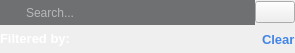
<?xml version="1.0" encoding="UTF-8"?>
<ui version="4.0">
 <class>FilteredSearchWidget</class>
 <widget class="QWidget" name="FilteredSearchWidget">
  <property name="geometry">
   <rect>
    <x>0</x>
    <y>0</y>
    <width>295</width>
    <height>53</height>
   </rect>
  </property>
  <property name="windowTitle">
   <string>Form</string>
  </property>
  <layout class="QVBoxLayout" name="verticalLayout_2">
   <property name="spacing">
    <number>0</number>
   </property>
   <property name="leftMargin">
    <number>0</number>
   </property>
   <property name="topMargin">
    <number>0</number>
   </property>
   <property name="rightMargin">
    <number>0</number>
   </property>
   <property name="bottomMargin">
    <number>0</number>
   </property>
   <item>
    <layout class="QHBoxLayout" name="horizontalLayout_2">
     <property name="spacing">
      <number>0</number>
     </property>
     <item>
      <widget class="QLineEdit" name="textSearch">
       <property name="sizePolicy">
        <sizepolicy hsizetype="Expanding" vsizetype="Fixed">
         <horstretch>0</horstretch>
         <verstretch>0</verstretch>
        </sizepolicy>
       </property>
       <property name="minimumSize">
        <size>
         <width>0</width>
         <height>25</height>
        </size>
       </property>
       <property name="styleSheet">
        <string notr="true">selection-background-color: rgb(233, 99, 0);
background: #6e7071;
background-image: url(:/stylesheet/img/search.png);
background-repeat: no-repeat;
background-position: left;
padding: 2 2 2 24;
color: rgb(255, 255, 255);</string>
       </property>
       <property name="inputMask">
        <string/>
       </property>
       <property name="text">
        <string/>
       </property>
       <property name="frame">
        <bool>false</bool>
       </property>
       <property name="placeholderText">
        <string>Search...</string>
       </property>
      </widget>
     </item>
     <item>
      <widget class="QPushButton" name="buttonClearFilter">
       <property name="sizePolicy">
        <sizepolicy hsizetype="Minimum" vsizetype="Minimum">
         <horstretch>0</horstretch>
         <verstretch>0</verstretch>
        </sizepolicy>
       </property>
       <property name="maximumSize">
        <size>
         <width>16777215</width>
         <height>25</height>
        </size>
       </property>
       <property name="styleSheet">
        <string notr="true">border: none; 
background: #6e7071;</string>
       </property>
       <property name="text">
        <string/>
       </property>
       <property name="icon">
        <iconset resource="resources.qrc">
         <normaloff>:/stylesheet/img/titlebar/titlebar_close.png</normaloff>:/stylesheet/img/titlebar/titlebar_close.png</iconset>
       </property>
       <property name="flat">
        <bool>false</bool>
       </property>
      </widget>
     </item>
     <item>
      <widget class="QPushButton" name="assetTypeSelector">
       <property name="icon">
        <iconset resource="resources.qrc">
         <normaloff>:/stylesheet/img/filter.png</normaloff>:/stylesheet/img/filter.png</iconset>
       </property>
       <property name="iconSize">
        <size>
         <width>25</width>
         <height>21</height>
        </size>
       </property>
      </widget>
     </item>
    </layout>
   </item>
   <item>
    <widget class="QWidget" name="filteredParent" native="true">
     <layout class="QVBoxLayout" name="verticalLayout">
      <property name="leftMargin">
       <number>0</number>
      </property>
      <property name="topMargin">
       <number>0</number>
      </property>
      <property name="rightMargin">
       <number>0</number>
      </property>
      <property name="bottomMargin">
       <number>0</number>
      </property>
      <item>
       <layout class="QHBoxLayout" name="horizontalLayout">
        <item>
         <widget class="QLabel" name="label">
          <property name="font">
           <font>
            <pointsize>10</pointsize>
            <weight>75</weight>
            <bold>true</bold>
           </font>
          </property>
          <property name="styleSheet">
           <string notr="true">color: white;</string>
          </property>
          <property name="text">
           <string>&lt;b&gt;Filtered by:&lt;/b&gt;</string>
          </property>
         </widget>
        </item>
        <item>
         <widget class="QWidget" name="filteredLayout" native="true">
          <property name="sizePolicy">
           <sizepolicy hsizetype="Expanding" vsizetype="Preferred">
            <horstretch>0</horstretch>
            <verstretch>0</verstretch>
           </sizepolicy>
          </property>
         </widget>
        </item>
        <item>
         <widget class="AzToolsFramework::QBetterLabel" name="clearLabel">
          <property name="font">
           <font>
            <pointsize>10</pointsize>
            <weight>75</weight>
            <bold>true</bold>
           </font>
          </property>
          <property name="styleSheet">
           <string notr="true">QLabel
{
    color: rgb(66, 133, 234);
}

QLabel:hover
{
    color: rgb(145, 189, 255);
}</string>
          </property>
          <property name="text">
           <string>Clear</string>
          </property>
         </widget>
        </item>
       </layout>
      </item>
     </layout>
    </widget>
   </item>
  </layout>
 </widget>
 <customwidgets>
  <customwidget>
   <class>AzToolsFramework::QBetterLabel</class>
   <extends>QLabel</extends>
   <header>AzToolsFramework/UI/UICore/QBetterLabel.h</header>
  </customwidget>
 </customwidgets>
 <resources>
  <include location="resources.qrc"/>
 </resources>
 <connections/>
</ui>
